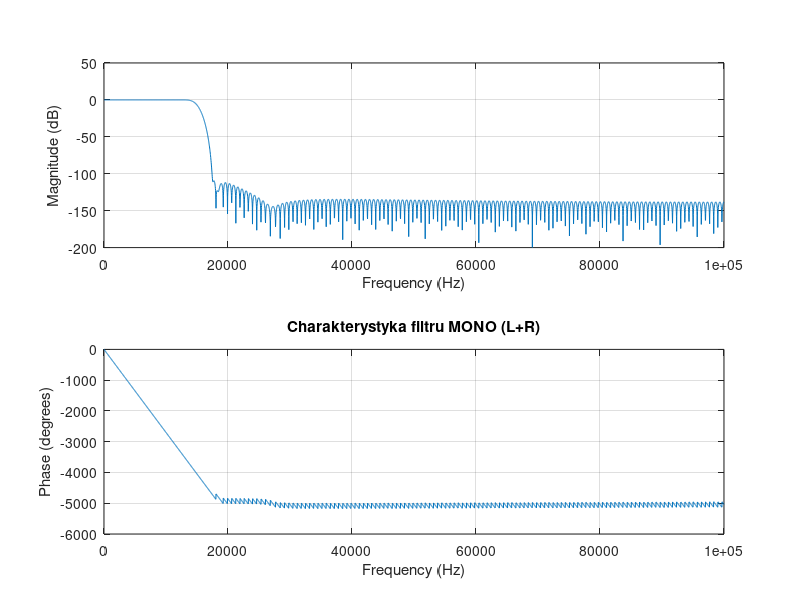
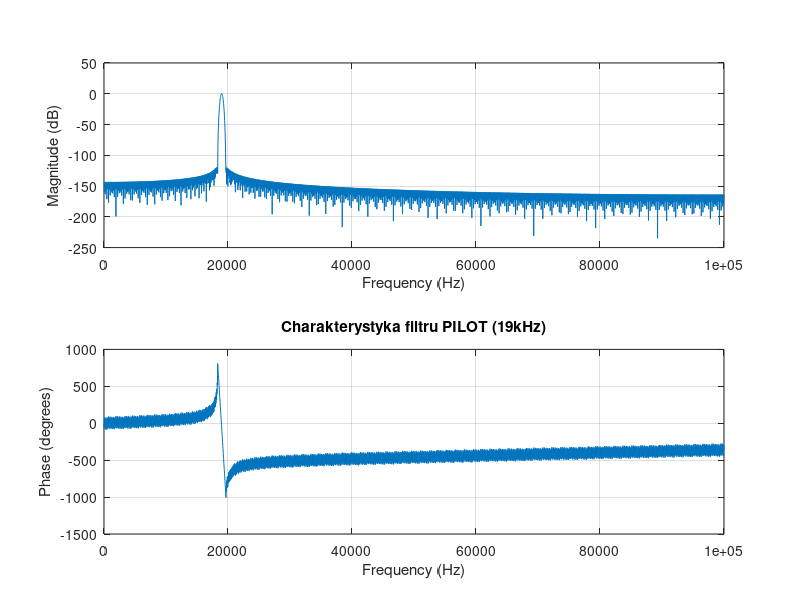

These charts were generated, in order, by the following MATLAB code: (Note: this script raises an error after producing the figures.)
clear all; close all; clc;

fs_down = 200e3; % Hz
f_nyq = fs_down/2; % częstotliwość Nyquista

N = 300;
w5 = blackmanharris(N+1); % okno Blackmana-Harrisa

f_cutoff_mono = 15e3;
b_mono = fir1(N, f_cutoff_mono/f_nyq, "low", w5);


f1_pilot = 18.95e3;
f2_pilot = 19.05e3;

N_pilot = 1500;
beta = 14; 
w_kaiser = kaiser(N_pilot+1, beta);
b_pilot = fir1(N_pilot, [f1_pilot f2_pilot]/f_nyq, "bandpass", w_kaiser);

figure;
freqz(b_mono, 1, 4096, fs_down);
title('Charakterystyka filtru MONO (L+R)');

figure;
freqz(b_pilot, 1, 4096, fs_down);
title('Charakterystyka filtru PILOT (19kHz)');


fs = 3.2e6; % sampling frequency
Num_of_samples = 32e6;
fc = 100e6;
fid = fopen('samples_100MHz_fs3200kHz (1).raw');
s = fread(fid,2*Num_of_samples,'uint8');
fclose(fid);

s = s-127;
% 
% % IQ --> complex
wideband_signal = s(1:2:end) + sqrt(-1)*s(2:2:end); 

% figure;psd(spectrum.welch('Hamming',1024), wideband_signal(1:end),'Fs',fs);

% Extract carrier of selected service, then shift in frequency the selected service to the baseband
wideband_signal_shifted = wideband_signal .* exp(-sqrt(-1)*2*pi*fc/fs*[0:Num_of_samples-1]');
baseband_ds = decimate(real(wideband_signal_shifted), fs/fs_down);

pilot = filter(b_pilot,1,baseband_ds);

% Analiza widmowa
nfft = 2^18;
[Px,f] = pwelch(pilot, hamming(4096), 2048, nfft, fs_down);

window = hamming(1024);
noverlap = 768;
nfft = 4096;

figure;
spectrogram(pilot, window, noverlap, nfft, fs_down, 'yaxis');
title('Spectrogram pilota stereo (19 kHz)');
ylim([10 20]); % Zakres do 30 kHz
colorbar;
